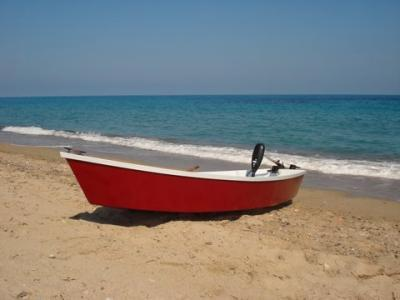
#> input picture im25.jpg, 400 x 300 px
$ jupyter execute Untitled2.ipynb
#> lines starting #> are read from the running program, lines starting #| are printed output that depends on the picture
[cell 1]
import numpy as np
import cv2
import matplotlib.pyplot as plt

[cell 2]
NPDF= lambda x,m,sd: (1/(np.sqrt (2*np.pi)*sd)) * np.exp(-0.5*((x-m)/sd)**2)

[cell 3]
I = cv2.imread('im25.jpg',0)
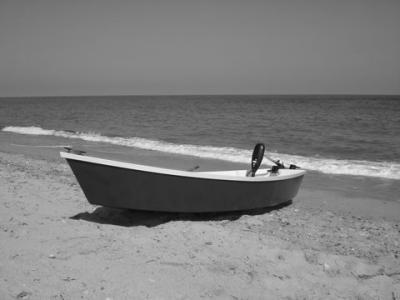
#> I: shape (300, 400); min 11, max 255, mean 127.5
I = I.ravel().astype(float)
k = 5
m = np.random.choice(np.unique(I), k,  replace = False)
#> m = [121, 161, 48, 86, 120]
std=np.ones((k,))*5
phi=np.ones((k,))/k
N=I.shape[0]
#> N = 120000
gamma=np.zeros((N,k))
fig=plt.figure
plt.hist(I,256,[0,256],density=True);
x=np.linspace(0,255,256)
for i in range(k):
    plt.plot(x,phi[i]*NPDF(x,m[i],std[i]))
plt.show()
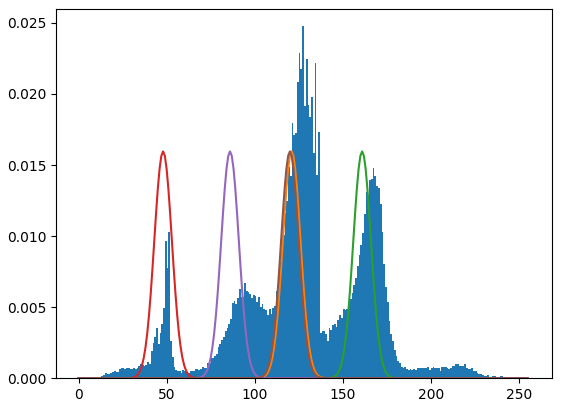
#> figure drawn by matplotlib, 1 panel; tallest bar 0.0248 high, from x = 127 to 128; curve peaks at x = 121, y = 0.016; curve peaks at x = 161, y = 0.016; curve peaks at x = 48, y = 0.016

for j in range (k):
    gamma[:,j]=phi[j]*NPDF(I,m[j],std[j])
suma=np.sum(gamma,axis=1)
suma=np.repeat(suma, k).reshape(N,k)
gamma=gamma/suma
print(std)
for j in range(k):
    phi[j]=np.sum(gamma[:,j])
    m[j]=np.dot(gamma[:,j],I)/phi[j]
    std[j]=np.sqrt(np.sum(gamma[:,j]*(I-m[j])**2)/phi[j])
    phi[j]=phi[j]/N
#> after the loop, m = [125.7, 167.4, 44.97, 90.51, 122.9]; phi = [0.248, 0.326, 0.0822, 0.13, 0.213]; std = [8.05, 16.71, 10.05, 8.14, 8.81]


fig2=plt.figure
plt.hist(I,256,[0,256],density=True);
x=np.linspace(0,255,256)
for i in range(k):
    plt.plot(x,phi[i]*NPDF(x,m[i],std[i]))
plt.show()
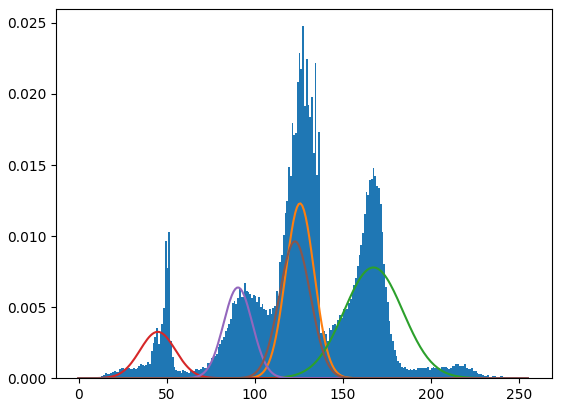
#> figure drawn by matplotlib, 1 panel; tallest bar 0.0248 high, from x = 127 to 128; curve peaks at x = 126, y = 0.0123; curve peaks at x = 167, y = 0.00779; curve peaks at x = 45, y = 0.00326

$ run again, with im21.jpg copied over im25.jpg
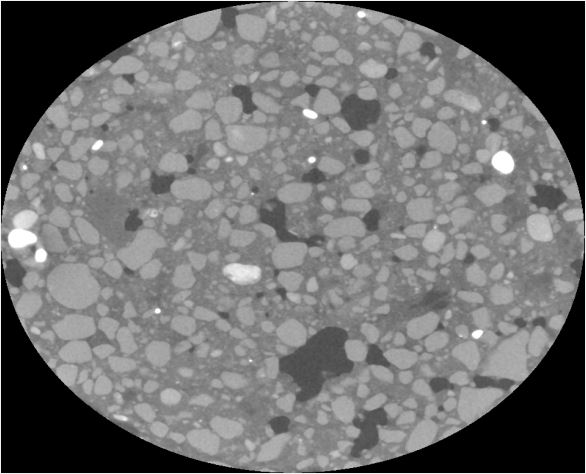
#> input picture im21.jpg, 586 x 474 px
#> I is the input picture: shape (474, 586); min 0, max 255, mean 111.4
#> `m = np.random.choice(np.unique(I), k,  replace = False)`: m = [158, 83, 170, 101, 150]
#> `plt.show()`:
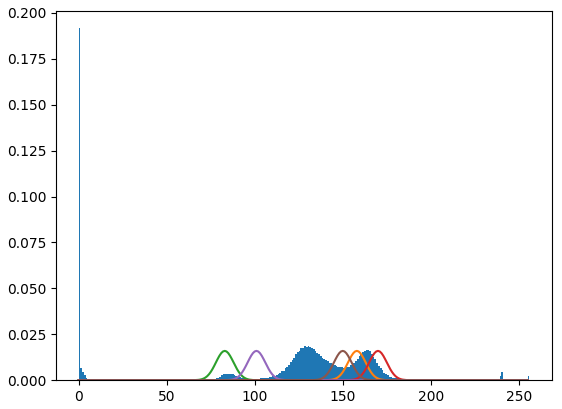
#> figure drawn by matplotlib, 1 panel; tallest bar 0.192 high, from x = 0 to 1; curve peaks at x = 158, y = 0.016; curve peaks at x = 83, y = 0.016; curve peaks at x = 170, y = 0.016
#> after the loop `for j in range(k):`: m = [159.3, 13.26, 177.3, 117.7, 137.5]; phi = [0.122, 0.251, 0.134, 0.145, 0.347]; std = [5.08, 30.16, 23.31, 7.88, 8.88]

$ run again, with im22.jpg copied over im25.jpg
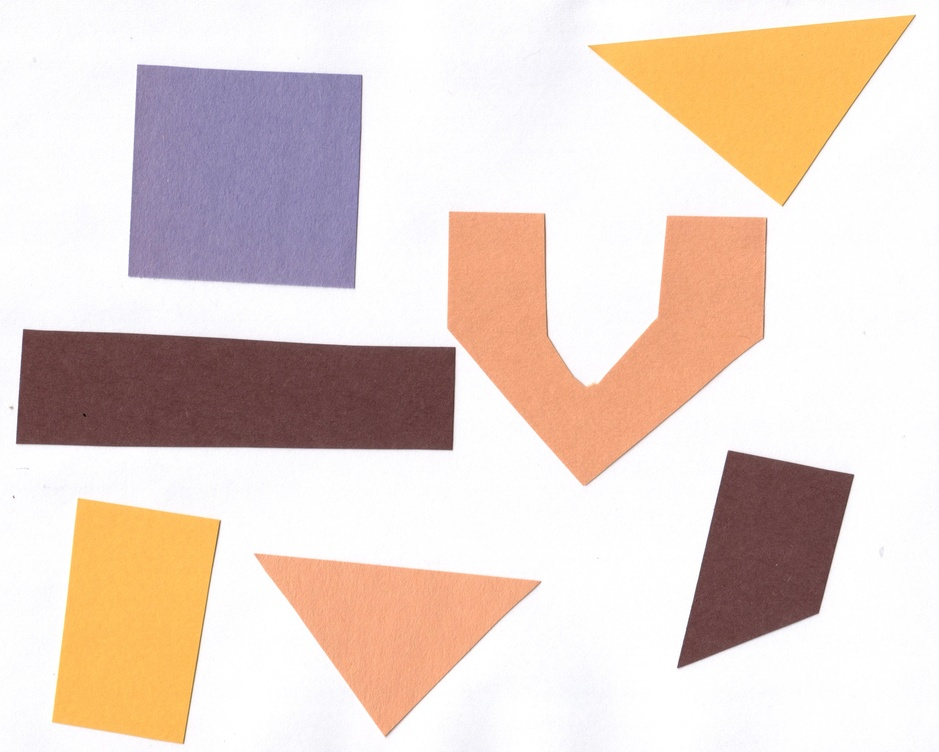
#> input picture im22.jpg, 939 x 752 px, shrunk from 3068 x 2457 before the run
#> `I = cv2.imread('im25.jpg',0)`:
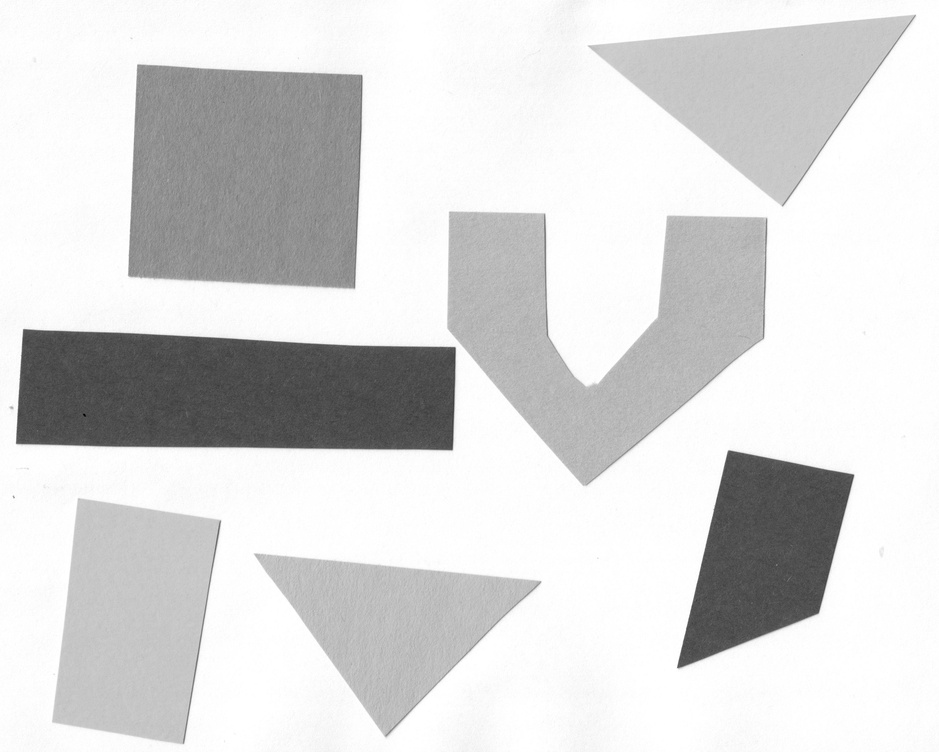
#> I: shape (752, 939); min 0, max 255, mean 216.5
#> `m = np.random.choice(np.unique(I), k,  replace = False)`: m = [103, 232, 47, 69, 239]
#> `plt.show()`:
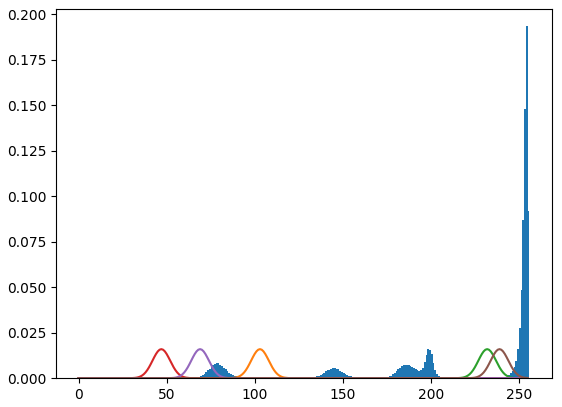
#> figure drawn by matplotlib, 1 panel; tallest bar 0.193 high, from x = 254 to 255; curve peaks at x = 103, y = 0.016; curve peaks at x = 232, y = 0.016; curve peaks at x = 47, y = 0.016
#> after the loop `for j in range(k):`: m = [138.4, 194.7, 38.48, 77.8, 252.8]; phi = [0.0797, 0.196, 1.59e-05, 0.0901, 0.634]; std = [18.26, 13.51, 23.24, 4.25, 2.17]

$ run again, with im23.jpg copied over im25.jpg
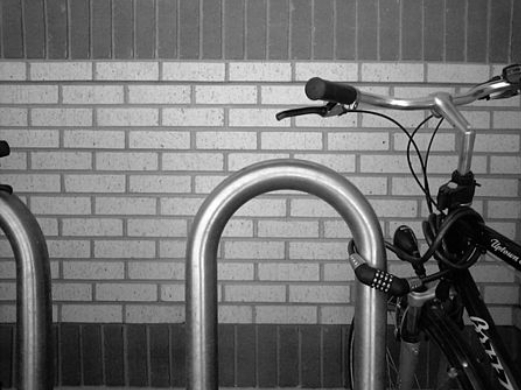
#> input picture im23.jpg, 521 x 390 px
#> I is the input picture: shape (390, 521); min 0, max 255, mean 113.1
#> `m = np.random.choice(np.unique(I), k,  replace = False)`: m = [158, 83, 170, 101, 150]
#> `plt.show()`:
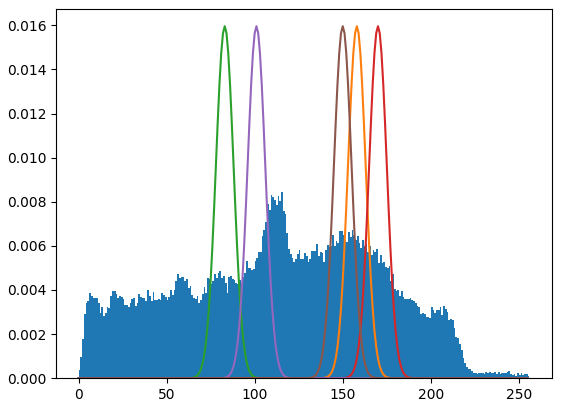
#> figure drawn by matplotlib, 1 panel; tallest bar 0.00845 high, from x = 115 to 116; curve peaks at x = 158, y = 0.016; curve peaks at x = 83, y = 0.016; curve peaks at x = 170, y = 0.016
#> after the loop `for j in range(k):`: m = [158.1, 49.3, 188.3, 109.4, 140.6]; phi = [0.0641, 0.349, 0.207, 0.212, 0.168]; std = [5.49, 26.22, 18.23, 9.09, 8.98]
#> `plt.show()`:
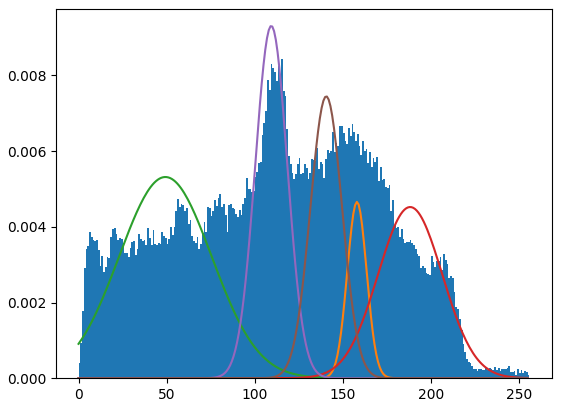
#> figure drawn by matplotlib, 1 panel; tallest bar 0.00845 high, from x = 115 to 116; curve peaks at x = 158, y = 0.00466; curve peaks at x = 49, y = 0.00532; curve peaks at x = 188, y = 0.00452
